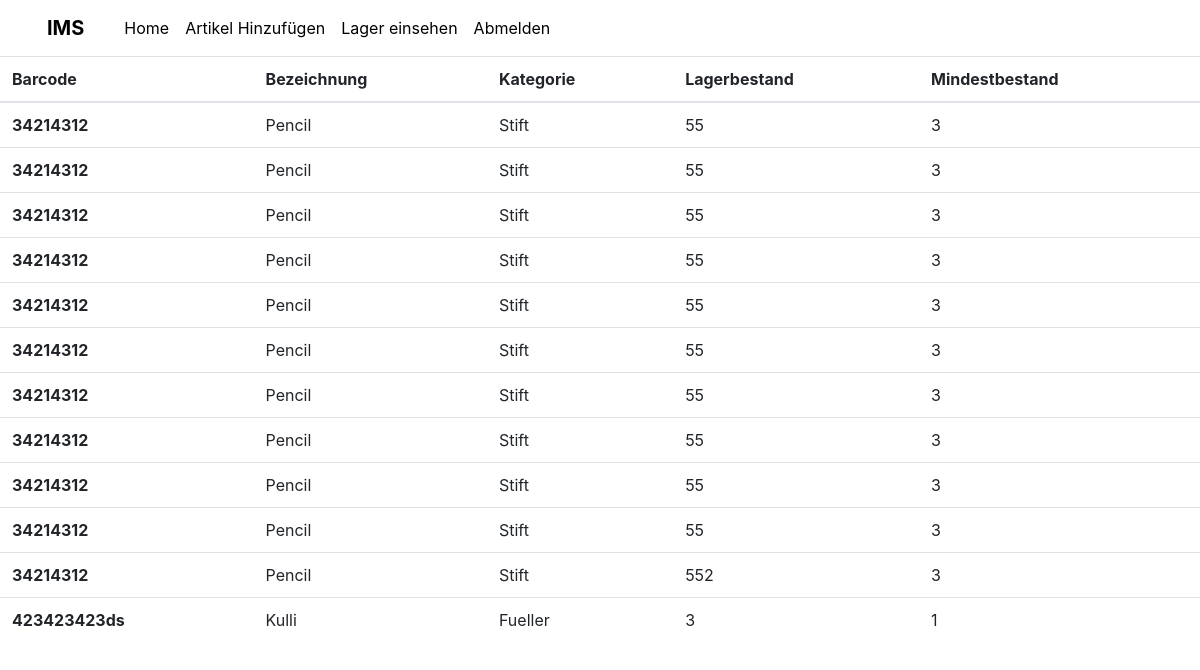
Page /showInventory/ (signed in) on the committed database.
### ims/models.py (models this page shows, shortened)
class Lager(models.Model):
    id = models.AutoField(primary_key=True)
    Barcode = models.CharField(max_length=30)
    Bezeichnung = models.CharField(max_length=25)
    Kategorie = models.CharField(max_length=20)
    Lagerbestand = models.IntegerField()
    Mindestbestand = models.IntegerField()

### ims/views.py (the view)
# urls.py: path('showInventory/', views.showInventory, name='showInventory'),
def showInventory(request):
    lager = Lager.objects.all()
    return render(request, 'showInventory.html', {'lager': lager})

### ims/templates/showInventory.html
{%extends 'base.html'%}
{%block content%}
<table class="table">
    <thead>
      <tr>
        <th scope="col">Barcode</th>
        <th scope="col">Bezeichnung</th>
        <th scope="col">Kategorie</th>
        <th scope="col">Lagerbestand</th>
        <th scope="col">Mindestbestand</th>
      </tr>
    </thead>
    <tbody>
      {%for article in lager%}
      <tr>
        <th scope="row">{{article.Barcode}}</th>
        <td>{{article.Bezeichnung}}</td>
        <td>{{article.Kategorie}}</td>
        <td>{{article.Lagerbestand}}</td>
        <td>{{article.Mindestbestand}}</td>
      </tr>
      {%endfor%}
    </tbody>
  </table>
{%endblock%}

### rows in the picture
Lager: Barcode "34214312", Bezeichnung "Pencil", Kategorie "Stift", Lagerbestand "55", Mindestbestand "3"
Lager: Barcode "34214312", Bezeichnung "Pencil", Kategorie "Stift", Lagerbestand "55", Mindestbestand "3"
Lager: Barcode "34214312", Bezeichnung "Pencil", Kategorie "Stift", Lagerbestand "55", Mindestbestand "3"
Lager: Barcode "34214312", Bezeichnung "Pencil", Kategorie "Stift", Lagerbestand "55", Mindestbestand "3"
Lager: Barcode "34214312", Bezeichnung "Pencil", Kategorie "Stift", Lagerbestand "55", Mindestbestand "3"
Lager: Barcode "34214312", Bezeichnung "Pencil", Kategorie "Stift", Lagerbestand "55", Mindestbestand "3"
Lager: Barcode "34214312", Bezeichnung "Pencil", Kategorie "Stift", Lagerbestand "55", Mindestbestand "3"
Lager: Barcode "34214312", Bezeichnung "Pencil", Kategorie "Stift", Lagerbestand "55", Mindestbestand "3"
Lager: Barcode "34214312", Bezeichnung "Pencil", Kategorie "Stift", Lagerbestand "55", Mindestbestand "3"
Lager: Barcode "34214312", Bezeichnung "Pencil", Kategorie "Stift", Lagerbestand "55", Mindestbestand "3"
Lager: Barcode "34214312", Bezeichnung "Pencil", Kategorie "Stift", Lagerbestand "552", Mindestbestand "3"
Lager: Barcode "423423423ds", Bezeichnung "Kulli", Kategorie "Fueller", Lagerbestand "3", Mindestbestand "1"
